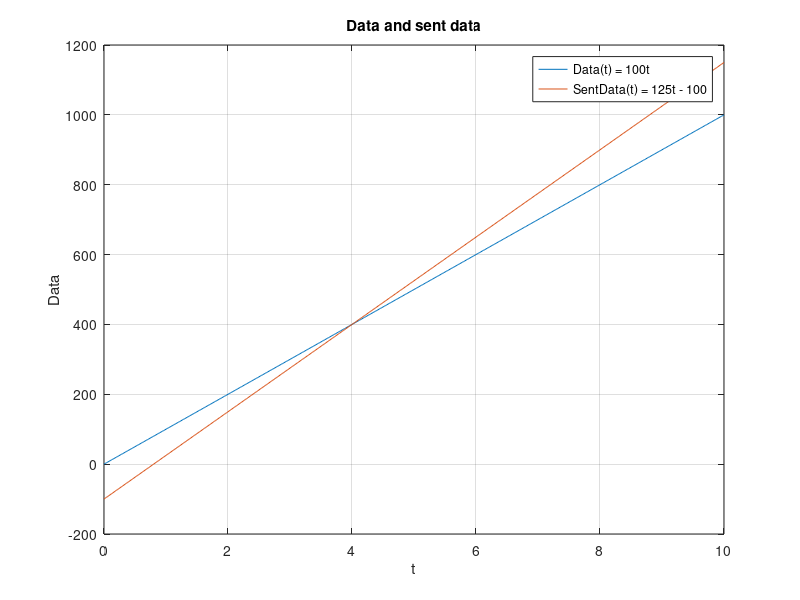
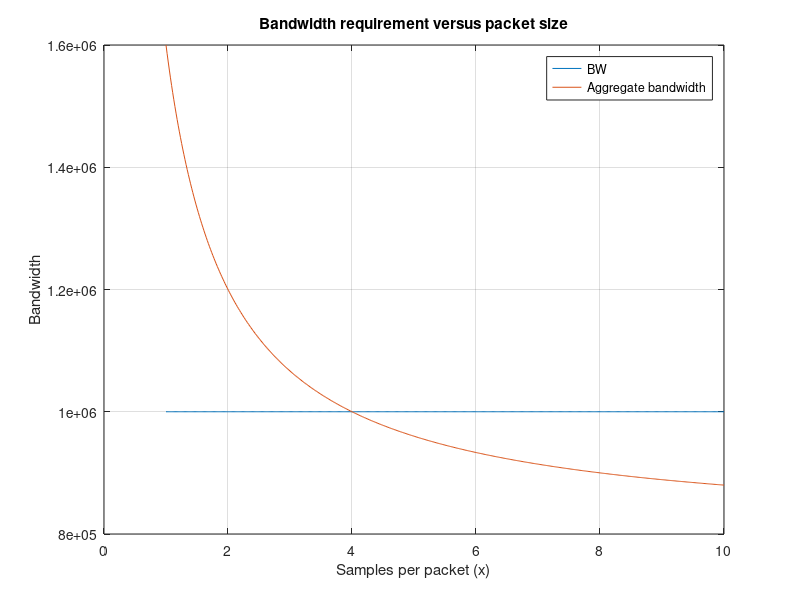
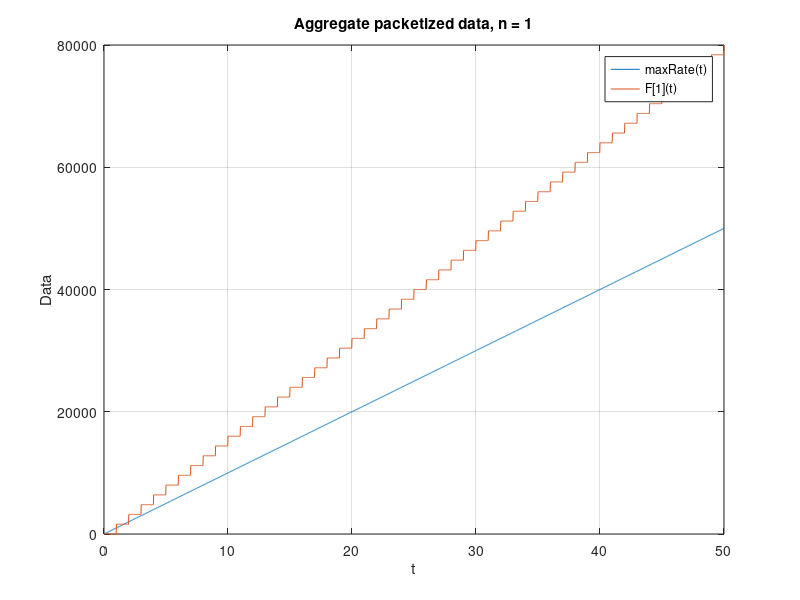
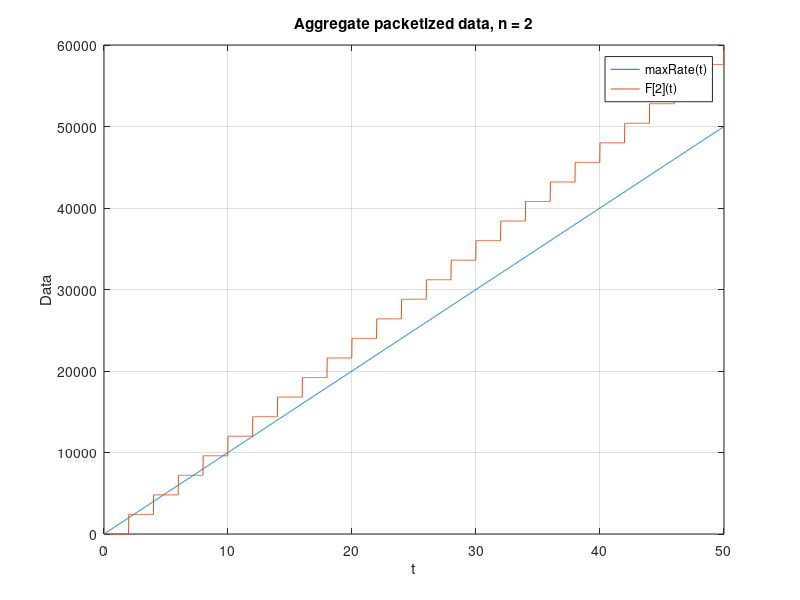

The MATLAB script that drew these images, in order:
%% NetworkAndSystemsExcercisesExam
% MATLAB conversion of the Maple worksheet NetworkAndSystemsExcercisesExam.mw.
% The original worksheet defines the constants below, evaluates three
% calculations, and creates the same 18 plots represented in the worksheet.

clear;
clc;
close all;

%% Settings
% Set savePlots to true to export every generated figure as a PNG file.
savePlots = false;
outputDir = 'NetworkAndSystemsExcercisesExam_plots';

if savePlots && ~exist(outputDir, 'dir')
    mkdir(outputDir);
end

%% Constants copied from the Maple worksheet
BW = 1e6;
nSensors = 8;
fs = 1000;
Overhead = 100;
sampleBytes = 100;

%% Equivalent calculations for the Maple solve(...) calls
% Maple: solve(BW = (x + Overhead) * nSensors * fs, x)
payloadPerSensorSample = BW / (nSensors * fs) - Overhead;

% Maple definitions:
%   Data(t) := 100*t
%   SentData(t) := 125*t - 100
Data = @(t) sampleBytes .* t;
SentData = @(t) 125 .* t - 100;

% Maple: solve(Data(t) = SentData(t), t)
crossoverTime = Overhead / (125 - sampleBytes);

% Maple: solve(BW = ((x*100 + Overhead) * nSensors * fs) / x, x)
denominator = BW - sampleBytes * nSensors * fs;
if denominator == 0
    error('No finite packet size satisfies the bandwidth equation.');
end
samplesPerPacket = Overhead * nSensors * fs / denominator;

fprintf('Payload per sensor sample: %g\n', payloadPerSensorSample);
fprintf('Data(t) and SentData(t) cross at t = %g\n', crossoverTime);
fprintf('Samples per packet satisfying BW: %g\n', samplesPerPacket);

%% Functions used by the worksheet plots
aggregateBandwidth = @(x) ((x .* sampleBytes + Overhead) .* nSensors .* fs) ./ x;
packetizedData = @(t, n) floor(t ./ n) .* (n .* sampleBytes + Overhead) .* nSensors;
maxRate = @(t) (BW / 1000) .* t;

%% Maple: plot([Data(t), SentData(t)], t = 0 .. 10)
t = linspace(0, 10, 501);
figure;
plot(t, Data(t), 'DisplayName', 'Data(t) = 100t');
hold on;
plot(t, SentData(t), 'DisplayName', 'SentData(t) = 125t - 100');
hold off;
xlabel('t');
ylabel('Data');
title('Data and sent data');
grid on;
legend('show');
if savePlots
    saveas(gcf, fullfile(outputDir, '01_data_vs_sent_data.png'));
end

%% Maple: plot([1e6, ((x*100 + Overhead)*8*1000)/x], x = 1 .. 10)
x = linspace(1, 10, 501);
figure;
plot(x, BW .* ones(size(x)), 'DisplayName', 'BW');
hold on;
plot(x, aggregateBandwidth(x), 'DisplayName', 'Aggregate bandwidth');
hold off;
xlabel('Samples per packet (x)');
ylabel('Bandwidth');
title('Bandwidth requirement versus packet size');
grid on;
legend('show');
if savePlots
    saveas(gcf, fullfile(outputDir, '02_bandwidth_vs_packet_size.png'));
end

%% Maple loop: plot([maxRate(t), F[n]], t = 0 .. 50), for n = 1 .. 8
t = linspace(0, 50, 2501);
for n = 1:nSensors
    figure;
    plot(t, maxRate(t), 'DisplayName', 'maxRate(t)');
    hold on;
    plot(t, packetizedData(t, n), 'DisplayName', sprintf('F[%d](t)', n));
    hold off;
    xlabel('t');
    ylabel('Data');
    title(sprintf('Aggregate packetized data, n = %d', n));
    grid on;
    legend('show');
    if savePlots
        saveas(gcf, fullfile(outputDir, sprintf('03_aggregate_packetized_n_%d.png', n)));
    end
end

%% Maple loop: plot([maxRate(t), F[n]/8], t = 0 .. 50), for n = 1 .. 8
for n = 1:nSensors
    figure;
    plot(t, maxRate(t), 'DisplayName', 'maxRate(t)');
    hold on;
    plot(t, packetizedData(t, n) ./ nSensors, ...
        'DisplayName', sprintf('F[%d](t) / %d', n, nSensors));
    hold off;
    xlabel('t');
    ylabel('Data');
    title(sprintf('Per-sensor packetized data, n = %d', n));
    grid on;
    legend('show');
    if savePlots
        saveas(gcf, fullfile(outputDir, sprintf('04_per_sensor_packetized_n_%d.png', n)));
    end
end
